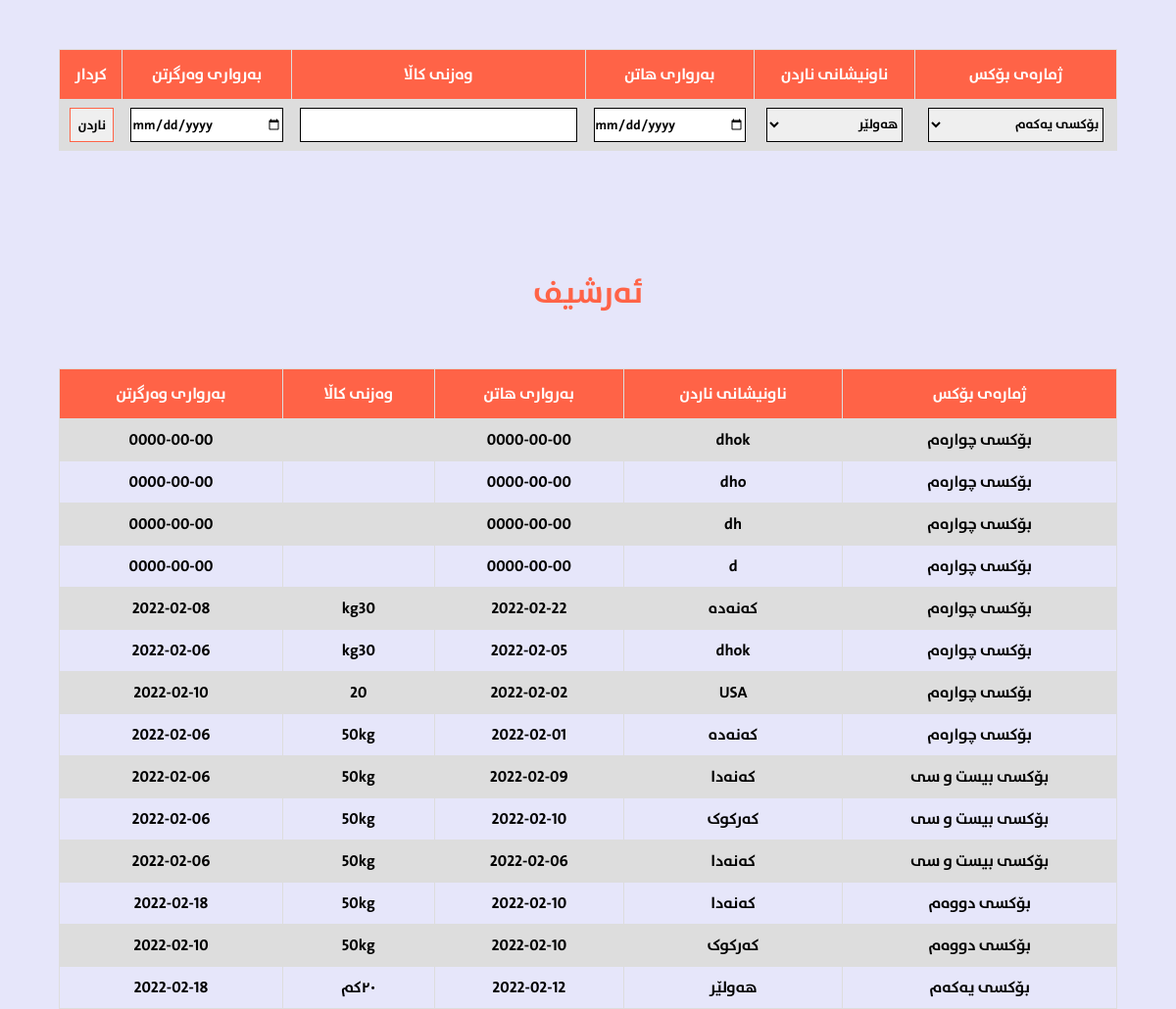
The page /sendbox.php (signed in) on the database its author committed.
### tables this page shows
CREATE TABLE `sendbox` (
  `id` int(11) NOT NULL,
  `numofbox` varchar(150) NOT NULL,
  `place` varchar(200) NOT NULL,
  `dateofcome` date NOT NULL,
  `weightofgoods` varchar(255) NOT NULL,
  `dateofrecived` date NOT NULL
);

### includes/config.php (called while the page is built, shortened)
<?php
$db = mysqli_connect('localhost','root','','shop');
function sec($data){
    global $db;
    $data = mysqli_real_escape_string($db,htmlspecialchars($data));
    return $data;
}
?>

### sendbox.php (the view, shortened to what this page needs)
<?php include 'includes/config.php';
?>
<!DOCTYPE html>
<html lang="en">
<head>
	<link rel="stylesheet" href="assets/css/style.css">
	<link rel="stylesheet" href="https://cdnjs.cloudflare.com/ajax/libs/font-awesome/5.14.0/css/all.min.css">
</head>
<body>
  <center>
    <table id="customers" style="direction: rtl; text-align: center;">
      <tr>
        <th>ژمارەی بۆکس</th>
        <th>ناونیشانی ناردن</th>
        <th>بەرواری هاتن</th>
        <th>وەزنی کاڵا</th>
        <th>بەرواری وەرگرتن</th>
        <th>کردار</th>
      </tr>
      <tr>
        <form method="POST" action="modal/sendbox.inc.php">
          <td>
            <select name="boxnum">
              <?php
              $BoxQuery = mysqli_query($db , "SELECT * FROM `ourbox` WHERE `captured_or_no` = 'گیراوە'");
              while($BoxRow = mysqli_fetch_assoc($BoxQuery)){?>
                <option><?php echo sec($BoxRow['box_number']);?></option>
              <?php } ?>
            </select>
          </td>
          <td>
            <select name="place">
              <optgroup label="ناوخۆی">
                <option value="هەولێر">هەولێر</option>
              </optgroup>
            </select>
          </td>
          <td><input type="date" name="datecome"></td>
          <td><input type="text" name="weight"></td>
          <td><input type="date" name="daterecived"></td>
          <td><button name="sendbox">ناردن</button></td>
        </form>
      </tr>
    </table>
  </center>
  <div class="archive">
    <h1>ئەرشیف</h1>
    <table id="customers" style="direction: rtl; text-align: center;">
      <tr>
        <th>ژمارەی بۆکس</th>
        <th>ناونیشانی ناردن</th>
        <th>بەرواری هاتن</th>
        <th>وەزنی کاڵا</th>
        <th>بەرواری وەرگرتن</th>
      </tr>
      <?php
      $BoxQuery = mysqli_query($db , "SELECT * FROM `sendbox`");
      while($BoxRow = mysqli_fetch_assoc($BoxQuery)){?>
        <tr>
          <td><?php echo sec($BoxRow['numofbox']);?></td>
          <td><?php echo sec($BoxRow['place']);?></td>
          <td><?php echo sec($BoxRow['dateofcome']);?></td>
          <td><?php echo sec($BoxRow['weightofgoods']);?></td>
          <td><?php echo sec($BoxRow['dateofrecived']);?></td>
        </tr>
      <?php } ?>
    </table>
  </div>
</body>
</html>

### assets/css/style.css (style rules this page uses)
* { padding: 0; margin: 0; text-decoration: none; list-style: none; box-sizing: border-box; font-family: 'rabarr'; font-weight: normal; }
body { font-family: 'rabarr'; font-weight: normal; background-color: lavender; }
::placeholder { text-align: right; margin-right: 20px; }
inputs label, input, button { display: block; width: 100%; padding: 0; border: none; outline: none; box-sizing: border-box; }
h1 { color: tomato; }
#customers { border-collapse: collapse; width: 90%; margin-top: 50px; }
#customers td, #customers th { border: 1px solid #ddd; padding: 8px; }
#customers tr:nth-child(even) { background-color: #ddd; }
#customers th { padding-top: 12px; padding-bottom: 12px; background-color: tomato; color: white; }
#customers td input { height: 35px; border: 1px solid black; }
#customers td select { width: 95%; height: 35px; border: 1px solid black; }
#customers td select optgroup { color: black; }
#customers td button { width: 95%; height: 35px; border: 1px solid tomato; }
.archive { width: 100%; display: flex; flex-direction: column; justify-content: center; align-items: center; margin-top: 120px; }

### rows shown on the page
sendbox: numofbox "بۆکسی چوارەم", place "dhok", dateofcome "0000-00-00", dateofrecived "0000-00-00"
sendbox: numofbox "بۆکسی چوارەم", place "dho", dateofcome "0000-00-00", dateofrecived "0000-00-00"
sendbox: numofbox "بۆکسی چوارەم", place "dh", dateofcome "0000-00-00", dateofrecived "0000-00-00"
sendbox: numofbox "بۆکسی چوارەم", place "d", dateofcome "0000-00-00", dateofrecived "0000-00-00"
sendbox: numofbox "بۆکسی چوارەم", place "کەنەدە", dateofcome "2022-02-22", weightofgoods "kg30", dateofrecived "2022-02-08"
sendbox: numofbox "بۆکسی چوارەم", place "dhok", dateofcome "2022-02-05", weightofgoods "kg30", dateofrecived "2022-02-06"
sendbox: numofbox "بۆکسی چوارەم", place "USA", dateofcome "2022-02-02", weightofgoods "20", dateofrecived "2022-02-10"
sendbox: numofbox "بۆکسی چوارەم", place "کەنەدە", dateofcome "2022-02-01", weightofgoods "50kg", dateofrecived "2022-02-06"
sendbox: numofbox "بۆکسی بیست و سی", place "کەنەدا", dateofcome "2022-02-09", weightofgoods "50kg", dateofrecived "2022-02-06"
sendbox: numofbox "بۆکسی بیست و سی", place "کەرکوک", dateofcome "2022-02-10", weightofgoods "50kg", dateofrecived "2022-02-06"
sendbox: numofbox "بۆکسی بیست و سی", place "کەنەدا", dateofcome "2022-02-06", weightofgoods "50kg", dateofrecived "2022-02-06"
sendbox: numofbox "بۆکسی دووەم", place "کەنەدا", dateofcome "2022-02-10", weightofgoods "50kg", dateofrecived "2022-02-18"
sendbox: numofbox "بۆکسی دووەم", place "کەرکوک", dateofcome "2022-02-10", weightofgoods "50kg", dateofrecived "2022-02-10"
sendbox: numofbox "بۆکسی یەکەم", place "هەولێر", dateofcome "2022-02-12", weightofgoods "٢٠کم", dateofrecived "2022-02-18"

### other values the page prints
form field boxnum "بۆکسی یەکەم"
